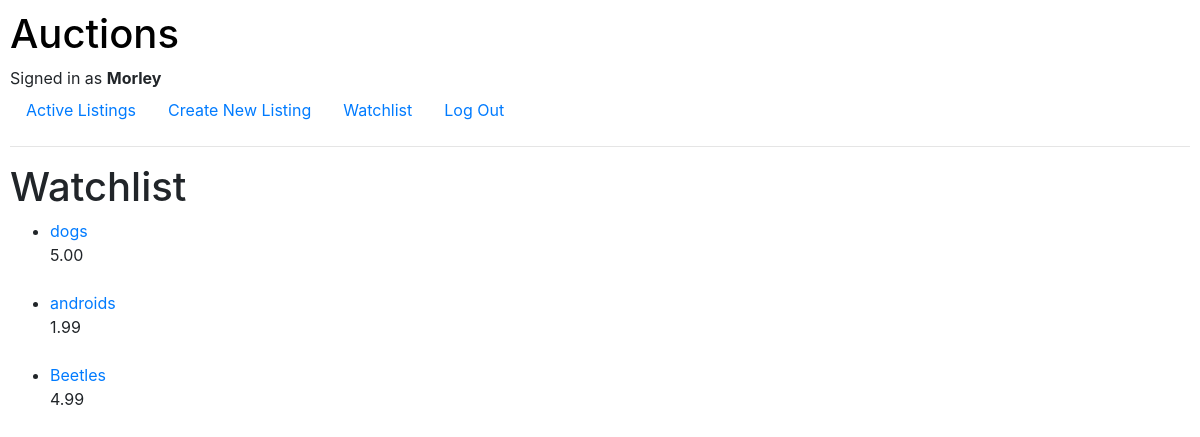
/watchlist/ (signed in), run on the app's committed database.
### auctions/models.py (models this page shows, shortened)
class User(AbstractUser):
    watchlist = models.ManyToManyField('Listing', blank=True, related_name="user_watching")

class Listing(models.Model):
    title = models.CharField(max_length=64)
    description = models.TextField()
    imageURL = models.URLField(max_length=200)
    price = models.DecimalField(max_digits=10, decimal_places=2)
    isActive = models.BooleanField(default=True)
    seller = models.ForeignKey('User', on_delete=models.CASCADE, blank=True, related_name="seller")
    category = models.ForeignKey('Category', on_delete=models.CASCADE, blank=True, related_name="category")

### auctions/views.py (the view)
# urls.py: path("watchlist/", views.watchlist, name="watchlist"),
def watchlist(request):
    if request.user.is_authenticated:
        user = request.user
        watchlistings = user.watchlist.all()
        return render(request, "auctions/watchlist.html", {
            "watchlistings": watchlistings,
        })

### auctions/templates/auctions/watchlist.html
{% extends 'auctions/layout.html' %}
{% block body %}
    <h1>Watchlist</h1>
    {% if user.is_authenticated %}
        <ul>
            {% for listing in watchlistings %}
                <li>
                    <a href="{% url 'auctions:listing' title=listing.title %}">{{ listing.title }}</a><br>
                    {{ listing.price }}
                </li><br>
            {% endfor %}
        </ul>
    {% endif %}
{% endblock %}

### auctions/templates/auctions/layout.html (shortened to what this page needs)
{% load static %}
<!DOCTYPE html>
<html lang="en">
    <head>
        <link rel="stylesheet" href="https://stackpath.bootstrapcdn.com/bootstrap/4.4.1/css/bootstrap.min.css">
        <link href="{% static 'auctions/styles.css' %}" rel="stylesheet">
    </head>
    <body>
        <h1><a href="{% url 'auctions:index' %}" style="color: black; text-decoration: none;">Auctions</h1></a>
        <div>
            {% if user.is_authenticated %}
                Signed in as <strong>{{ user.username }}</strong>
            {% else %}
                Not signed in.
            {% endif %}
        </div>
        <ul class="nav">
            <li class="nav-item">
                <a class="nav-link" href="{% url 'auctions:index' %}">Active Listings</a>
            </li>
            {% if user.is_authenticated %}
                <li class="nav-item">
                    <a class="nav-link" href="{% url 'auctions:create_listing' %}">Create New Listing</a>
                </li>
                <li class="nav-item">
                    <a class="nav-link" href="{% url 'auctions:watchlist' %}">Watchlist</a>
                </li>
                <li class="nav-item">
                    <a class="nav-link" href="{% url 'auctions:logout' %}">Log Out</a>
                </li>
            {% endif %}
        </ul>
        <hr>
        {% block body %}
        {% endblock %}
    </body>
</html>

### auctions/static/auctions/styles.css (style rules this page uses)
body { padding: 10px; }

### data on the page
User: username "Morley"
Listing: title "dogs", price "5.00"
Listing: title "androids", price "1.99"
Listing: title "Beetles", price "4.99"
